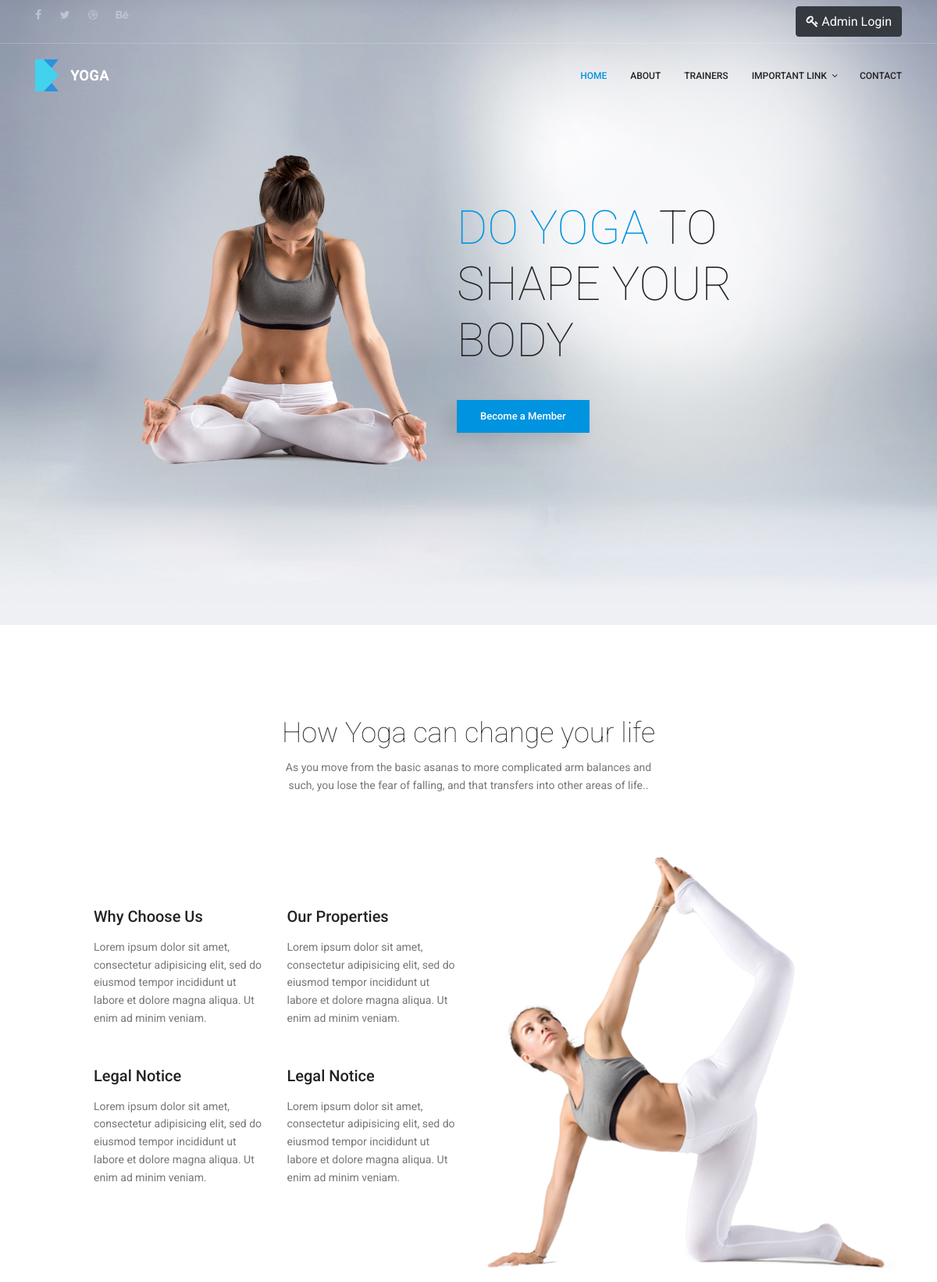
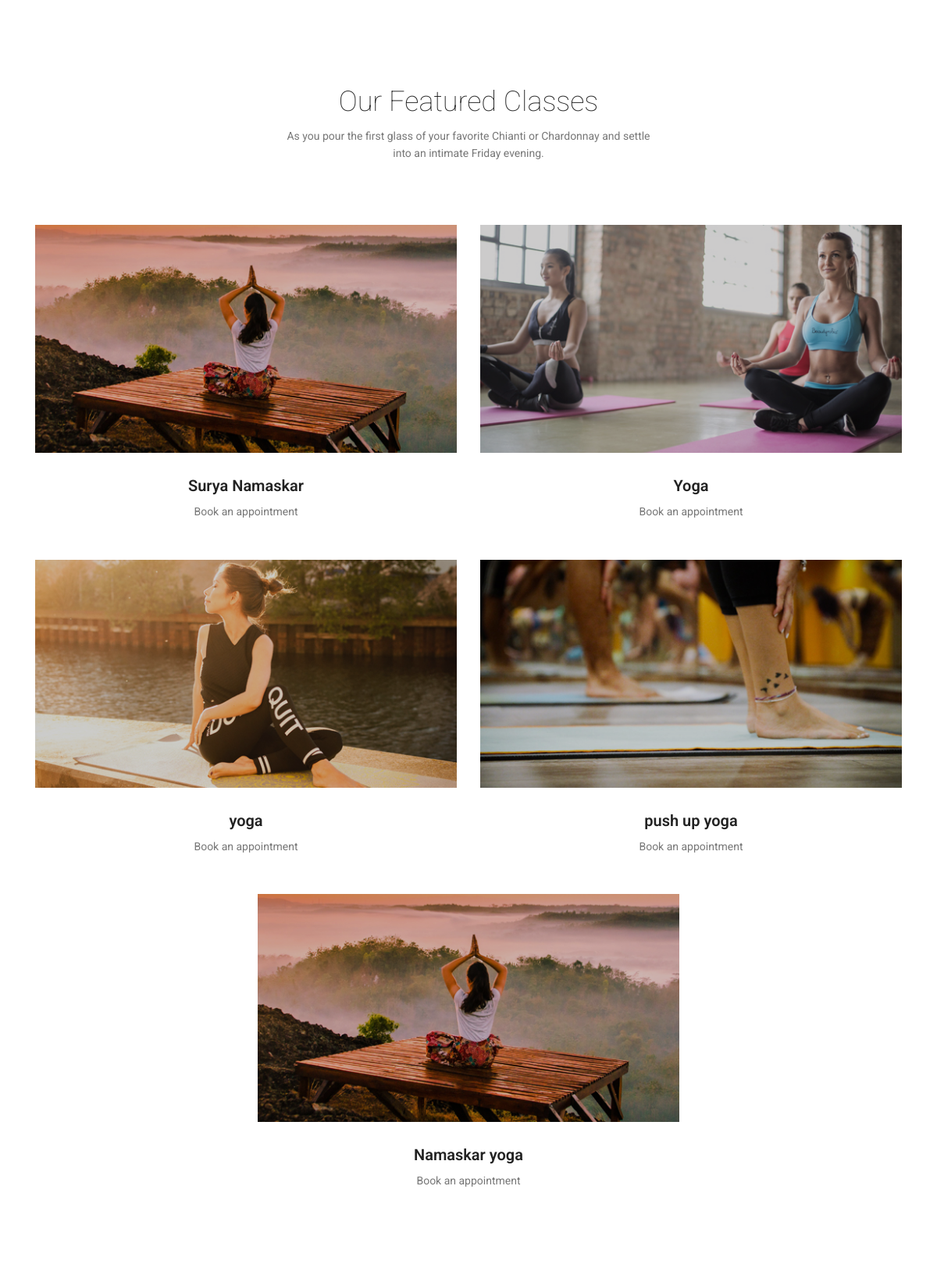
/index (upper part), run on the app's committed database (2 pictures, top to bottom).
### yoga/models.py (models this page shows)
class classes(models.Model):
    pic=models.FileField(null=True,blank=True)
    cname=models.CharField(max_length=300,null=True,blank=True)

### yoga/views.py (the view)
# urls.py: path('index',indexpage,name='index'),
def indexpage(request):
    data=routen.objects.all()
    abdata=about.objects.all()
    fdata=feedback.objects.all()
    cdata=classes.objects.all()
    data1=contactme.objects.all()
    return render(request,'index.html',{'data':data,'abdata':abdata,'fdata':fdata,'cdata':cdata,'data1':data1})

### yoga/templates/index.html (shortened to what this page needs)
<!DOCTYPE html>
<html lang="zxx" class="no-js">
<head>
    {% load static %}
	<link rel="stylesheet" href="{% static 'css/linearicons.css' %}">
	<link rel="stylesheet" href="{% static 'css/font-awesome.min.css' %}">
	<link rel="stylesheet" href="{% static 'css/bootstrap.css' %}">
	<link rel="stylesheet" href="{% static 'css/magnific-popup.css' %}">
	<link rel="stylesheet" href="{% static 'css/nice-select.css' %}">
	<link rel="stylesheet" href="{% static 'css/animate.min.css' %}">
	<link rel="stylesheet" href="{% static 'css/owl.carousel.css' %}">
	<link rel="stylesheet" href="{% static 'css/jquery-ui.css' %}">
	<link rel="stylesheet" href="{% static 'css/main.css' %}">
</head>
<body>
	<header id="header">
		<div class="header-top">
			<div class="container">
				<div class="row">
					<div class="col-lg-6 col-sm-6 col-8 header-top-left no-padding">
						<ul>
							<li><a href="#"><i class="fa fa-facebook"></i></a></li>
							<li><a href="#"><i class="fa fa-twitter"></i></a></li>
							<li><a href="#"><i class="fa fa-dribbble"></i></a></li>
							<li><a href="#"><i class="fa fa-behance"></i></a></li>
						</ul>
					</div>
					<div class="col-lg-6 col-sm-6 col-4 header-top-right no-padding">
						<a href="login"><button class="btn btn-dark"><i class="fa fa-key"></i>&nbsp;Admin&nbsp;Login</button></a>
					</div>
				</div>
			</div>
		</div>
		<div class="container main-menu">
			<div class="row align-items-center justify-content-between d-flex">
				<div id="logo">
					<a href="index.html"><img src="{% static 'img/logo.png' %}" alt="" title="" /></a>
				</div>
				<nav id="nav-menu-container">
					<ul class="nav-menu">
						<li><a class="active" href="index">Home</a></li>
						<li><a href="about">About</a></li>
						<li><a href="trainers">Trainers</a></li>
						<li class="menu-has-children"><a href="">Important&nbsp;Link</a>
						</li>
						<li><a href="contact">Contact</a></li>
					</ul>
				</nav>
			</div>
		</div>
	</header>
	<section class="banner-area relative" id="home">
		<div class="overlay overlay-bg"></div>
		<div class="container-fluid">
			<div class="row fullscreen d-flex align-items-center justify-content-between">
				<div class="col-lg-6 col-md-6 banner-img">
					<img class="img-fluid" src="{% static 'img/banner-img.png' %}" alt="">
				</div>
				<div class="banner-content col-lg-6 col-md-6">
					<h1 class="text-uppercase">
						<span> Do Yoga</span> to <br> Shape your body
					</h1>
					<a href="#" class="primary-btn mt-40">Become a Member</a>
				</div>
			</div>
		</div>
	</section>
	<section class="about-area section-gap">
		<div class="container">
			<div class="row d-flex justify-content-center">
				<div class="col-lg-12">
					<div class="section-title-wrap text-center">
						<h1>How Yoga can change your life</h1>
						<p>As you move from the basic asanas to more complicated arm balances and such, you lose the fear of falling, and that transfers into other areas of life..</p>
					</div>
				</div>
			</div>
			<div class="row justify-content-between align-items-center">
				<div class="col-lg-6 about-right">
					<div class="row">
						<div class="col-lg-6">
							<div class="single-about">
								<h4>Why Choose Us</h4>
								<p>
									Lorem ipsum dolor sit amet, consectetur adipisicing elit, sed do eiusmod tempor incididunt ut labore et dolore magna aliqua.
									Ut enim ad minim veniam.
								</p>
							</div>
						</div>
						<div class="col-lg-6">
							<div class="single-about">
								<h4>Our Properties</h4>
								<p>
									Lorem ipsum dolor sit amet, consectetur adipisicing elit, sed do eiusmod tempor incididunt ut labore et dolore magna aliqua.
									Ut enim ad minim veniam.
								</p>
							</div>
						</div>
						<div class="col-lg-6">
							<div class="single-about">
								<h4>Legal Notice</h4>
								<p>
									Lorem ipsum dolor sit amet, consectetur adipisicing elit, sed do eiusmod tempor incididunt ut labore et dolore magna aliqua.
									Ut enim ad minim veniam.
								</p>
							</div>
						</div>
						<div class="col-lg-6">
							<div class="single-about">
								<h4>Legal Notice</h4>
								<p>
									Lorem ipsum dolor sit amet, consectetur adipisicing elit, sed do eiusmod tempor incididunt ut labore et dolore magna aliqua.
									Ut enim ad minim veniam.
								</p>
							</div>
						</div>
					</div>
				</div>
				<div class="col-lg-6 about-left">
					<img class="img-fluid" src=" {% static 'img/about-img.png' %}" alt="">
				</div>
			</div>
		</div>
	</section>
	<section class="feature-area section-gap">
		<div class="container">
			<div class="row d-flex justify-content-center">
				<div class="col-lg-12">
					<div class="section-title-wrap text-center">
						<h1>Our Featured Classes</h1>
						<p>As you pour the first glass of your favorite Chianti or Chardonnay and settle into an intimate Friday evening.</p>
					</div>
				</div>
			</div>
			<div class="row justify-content-center d-flex align-items-center">
				{% for i in cdata %}
				<div class="col-lg-6 col-md-6 single-feature">
					<figure>
						<img class="img-fluid" src="{{ i.pic.url }}" alt="">
						<div class="overlay overlay-bg"></div>
					</figure>
					<div class="text-center">
						<h4 class="mb-10">{{ i.cname }}</h4>
						<p>
							<a href="#">Book an appointment</a>
						</p>
					</div>
				</div>
				{% endfor %}
			</div>
		</div>
	</section>
</body>
</html>

### data on the page
classes: pic (picture), cname "Surya Namaskar"
classes: pic (picture), cname "Yoga"
classes: pic (picture), cname "yoga"
classes: pic (picture), cname "push up yoga"
classes: pic (picture), cname "Namaskar yoga"
